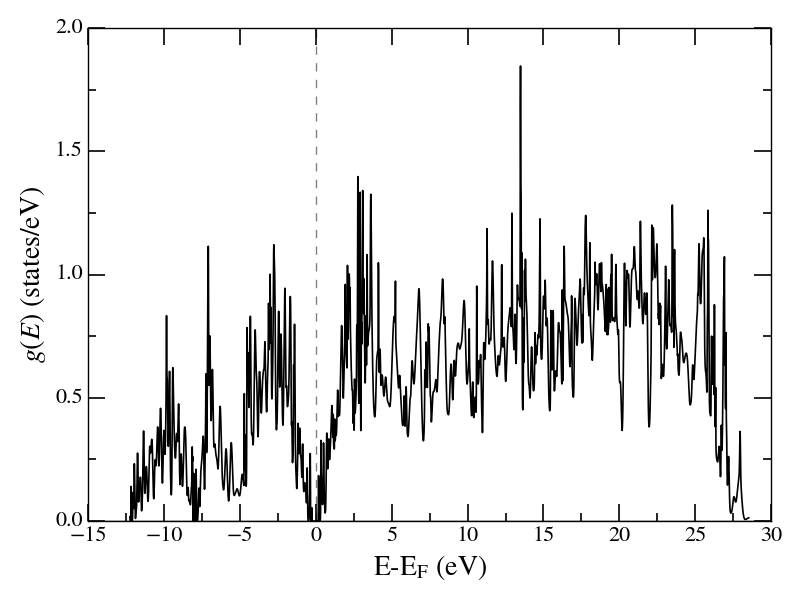

This figure's Python source:
import numpy as np
import CASTEP_bands as cb
import matplotlib.pyplot as plt
import matplotlib

# Set up Matplotlib for publication quality figures
matplotlib.rc('text', usetex = True)
plt.style.use("classic")
matplotlib.rcParams['mathtext.fontset'] = 'stix'
matplotlib.rcParams['font.family'] = 'STIXGeneral'

# Fig, ax and properties
fig,ax=plt.subplots()
fontsize=20

# Initialise the bands data
Si_bands  = cb.Spectral('Si',zero_fermi=True)

# Plot simple band structure
Si_bands.plot_dos(ax)

plt.tight_layout()
plt.savefig("Si_dos.png")

